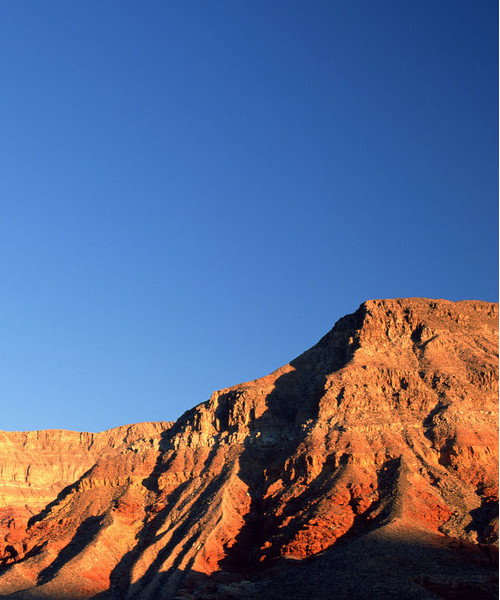
#> input picture DIP/ya.jpg, 500 x 600 px
$ python solv1.py   (older library calls are emulated)
#> lines starting #> are read from the running program, lines starting #| are printed output that depends on the picture
# 直方图均衡化

# -*- coding: utf-8 -*-

from PIL import Image

from pylab import *

# 读取图像到数组中，并灰度化
im = array(Image.open('../ya.jpg').convert('L'))
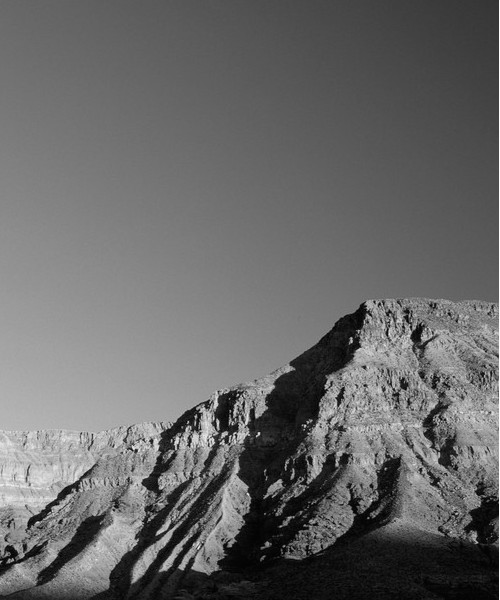
#> im: shape (600, 500); min 0, max 255, mean 103.9

# 绘制原始直方图
subplot(2, 3, 1)

hist(im.flatten(), 256)

# 计算图像直方图（每个bins数组的区间值对应一个imhist数组中的强度值）
imhist, bins = histogram(im.flatten(), 256, normed=True)
#> imhist = 256 values, max 0.011 at index 102, min 0 at index 238, mean 0.00392; bins = 257 values from 0 to 255

# 计算累积分布函数
cdf = imhist.cumsum()
#> cdf = 256 values from 6.69e-06 to 1

# 累计函数归一化（由0～1变换至0~255）
cdf = cdf * 255 / cdf[-1]
#> cdf = 256 values from 0.0017 to 255

# 绘制累计分布函数
subplot(2, 3, 2)

plot(bins[:256], cdf)

# 依次对每一个灰度图像素值（强度值）使用cdf进行线性插值，计算其新的强度值
# interp（x，xp，yp） 输入原函数的一系列点（xp，yp），使用线性插值方法模拟函数并计算f（x）
im2 = interp(im.flatten(), bins[:256], cdf)

# 将压平的图像数组重新变成二维数组
im2 = im2.reshape(im.shape)
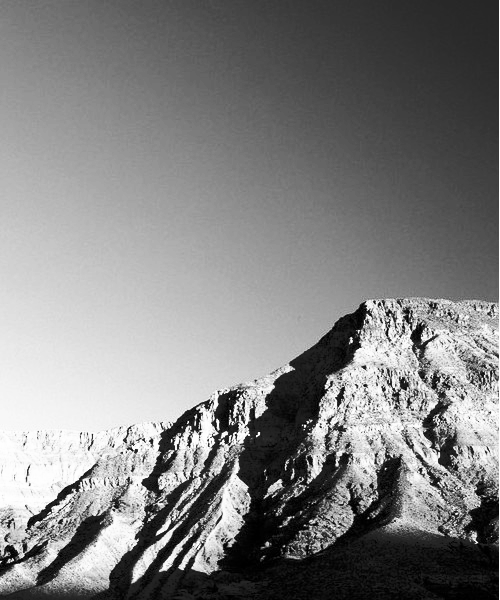
#> im2: shape (600, 500) float64; min 0.0017, max 255, mean 129.1

# 显示均衡化之后的直方图图像
subplot(233)

hist(im2.flatten(), 256)

# 显示原始图像
gray()

subplot(234)

imshow(im)

# 显示变换后图像
subplot(236)

imshow(im2)

show()
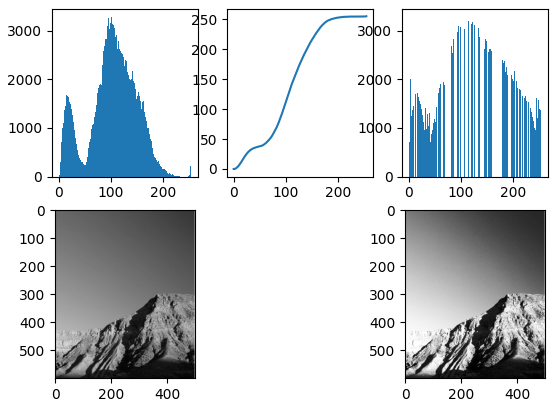
#> figure drawn by matplotlib, 5 panels; panel 1: tallest bar 3287 high, from x = 101.6 to 102.6; panel 2: curve peaks at x = 254, y = 255; panel 3: tallest bar 3287 high, from x = 117.5 to 118.5
